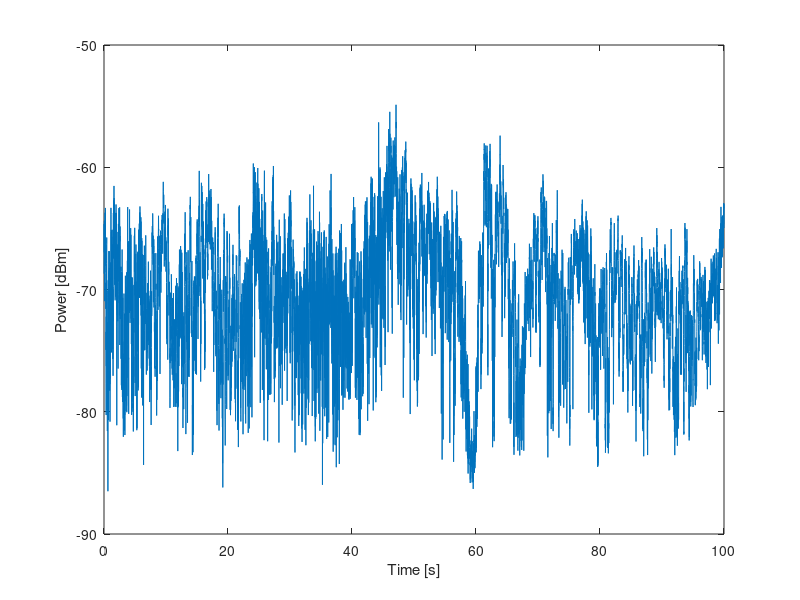

This figure's MATLAB source: (Note: this script raises an error after producing the figure.)
% Assignment 2 Radio Engineering
% Henning Schei
close all
load('rx_power.mat');


%% Task 1


time = linspace(0,10e-3*length(rx_power_dBm),length(rx_power_dBm) );
plot(time, rx_power_dBm)
ylabel 'Power [dBm]'
xlabel 'Time [s]'


rx_power_dBm_largeScaleFading = smooth(rx_power_dBm, 100);
rx_power_dBm_smallScaleFading = rx_power_dBm_largeScaleFading - rx_power_dBm';
figure;

plot(time, rx_power_dBm_smallScaleFading,'b'); hold on
plot(time,rx_power_dBm,'g')
plot(time,rx_power_dBm_largeScaleFading,'r' ); hold on
ylabel 'Power [dBm]'
xlabel 'Time [s]'
legend('Large scale fading', 'Small scale fading','Original measurements', 'Large scale fading' );



%% Task 2

figure;
histfit(rx_power_dBm_largeScaleFading,100,'normal');
title 'Histogram overlay with a lognormal distribution'
fprintf('Variance: %f [dB]\n Mean: %f [dB]\n', var(rx_power_dBm_largeScaleFading), mean(rx_power_dBm_largeScaleFading) );





%% Task 3
figure;
p1=histfit(10.^(rx_power_dBm_smallScaleFading./20 ),1000,'nakagami');
title 'Nakagami distribution'
hold on
p2=histfit(10.^(rx_power_dBm_smallScaleFading./20 ) ,1000,'rician');
%set(h(1),'facecolor','g'); set(h(2),'color','m')
title 'Rician distribution'
hold on
p3= histfit(10.^(rx_power_dBm_smallScaleFading./20 ),1000,'rayleigh');


set(p1(1),'facecolor','b'); set(p1(2),'color','m');
set(p2(1),'facecolor','r'); set(p2(2),'color','b');
set(p3(1),'facecolor','b'); set(p3(2),'color','c');
uistack(p1(2), 'top');
%uistack(p2(2), 'top');
uistack(p3(2),'top')


%uistack(p1)

legend ([p1(1) ,p3(2), p2(2), p1(2)], {'Small scale fading',  'rician', 'nakagami','rayleigh'} );

xlabel('Time (s)'); ylabel('Power (dBm)'); title('Task 3 plot');






title 'Rayleigh distribution'
legend('Nakagami', 'Rician', 'Rayleigh');

hold off;

%% Task 4
%
FFTSIZE = 512;
Fs = 7.68e6 ; % Hz
Fc = 859.6e6; % Carrier Frequency



pdp = mean(abs(ifft(H2,50)).^2,2);
figure; 
plot(linspace(0,222e-9 * 50,50), 10*log10(pdp))
title 'Power delay profile' 


Pm = sum(pdp); % total power


tau = linspace(0,222e-9 * 50,50);


tmp = 0;

Tm2= sum(tau*pdp)/Pm;

for i =1:length(pdp)
    tmp = tmp + pdp(i) *tau(i);
end
Tm = tmp/Pm; % Average mean delay



tmp2 = 0;
for i =1:length(pdp)
    tmp2 = tmp2 + pdp(i)*power(tau(i),2);
end

S = sqrt( tmp2/Pm - power(Tm,2)); % Average delay spread

fprintf('Average delay spread %e ns\n', S);
fprintf('Average mean delay %e ns\n', Tm); 

%% 


















